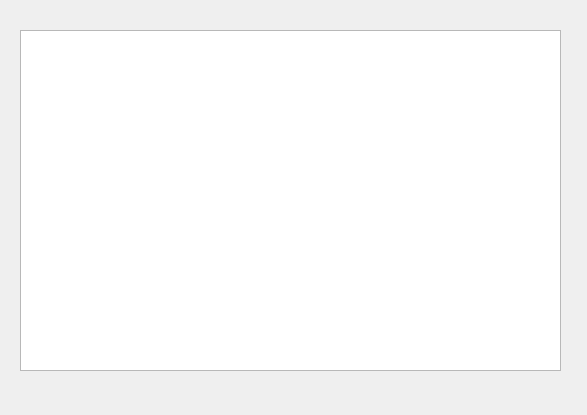
<?xml version="1.0" encoding="UTF-8"?>
<ui version="4.0">
 <class>secondwindow</class>
 <widget class="QWidget" name="secondwindow">
  <property name="geometry">
   <rect>
    <x>0</x>
    <y>0</y>
    <width>587</width>
    <height>415</height>
   </rect>
  </property>
  <property name="windowTitle">
   <string>Form</string>
  </property>
  <widget class="QTextBrowser" name="textBrowser">
   <property name="geometry">
    <rect>
     <x>20</x>
     <y>30</y>
     <width>541</width>
     <height>341</height>
    </rect>
   </property>
  </widget>
 </widget>
 <resources/>
 <connections/>
</ui>
